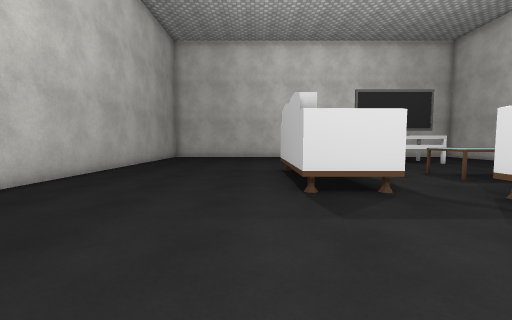
view 1 (above)

23 first-person views from a walk through a 3-D level made in the Unity game engine. The camera is 1.2 m above the floor, tilts 4° down and sees 90° across. The floor is counted in squares, 1 m on a side. Each view is taken from the middle of a square. On the plan, view 1 faces up. The plan holds only what a view shows up to about 12 squares ahead; the rest is blank. The place goes on beyond the plan. The player is left out. Some surface patterns are stand-ins.

view 2
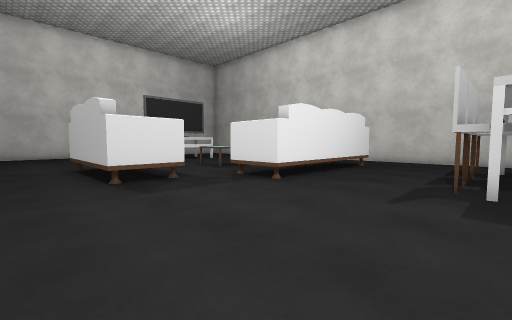

view 3
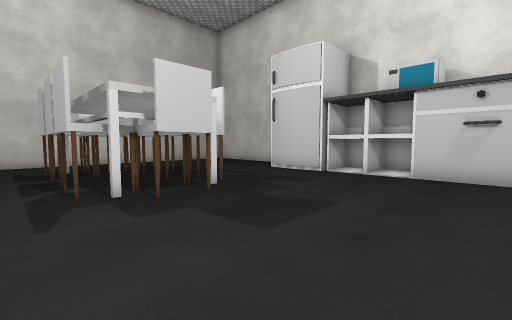

view 4
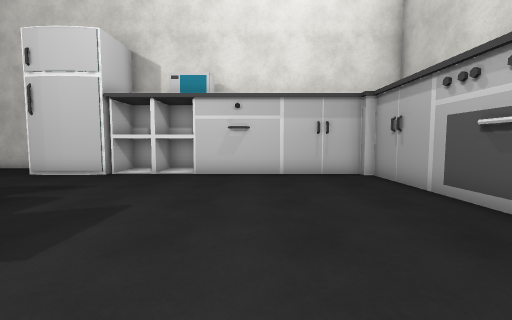

view 5
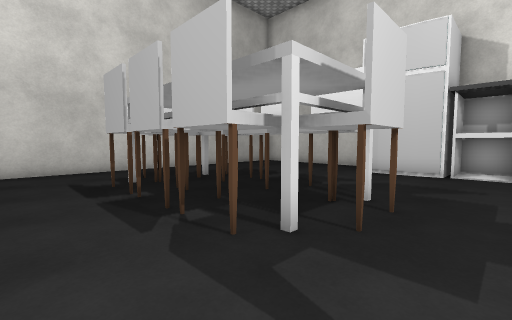

view 6
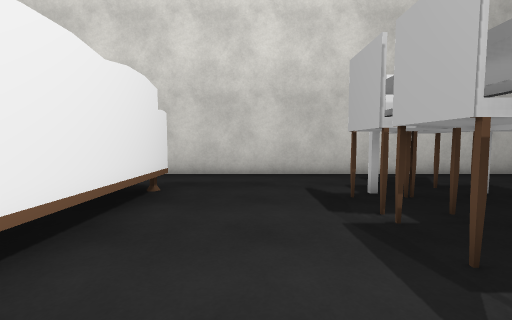

view 7
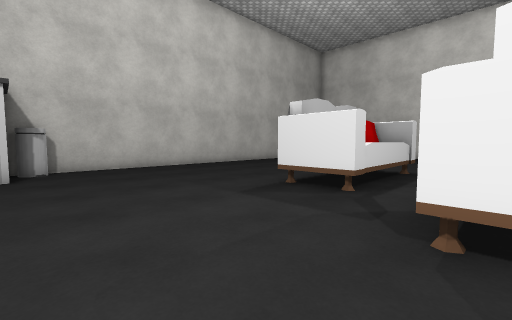

view 8
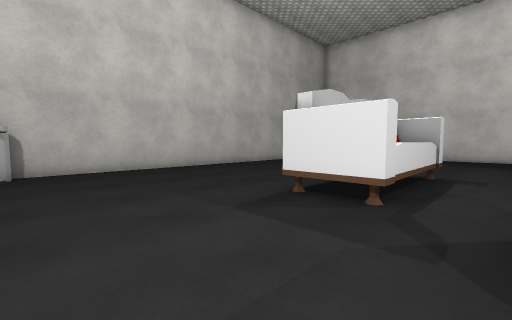

view 9
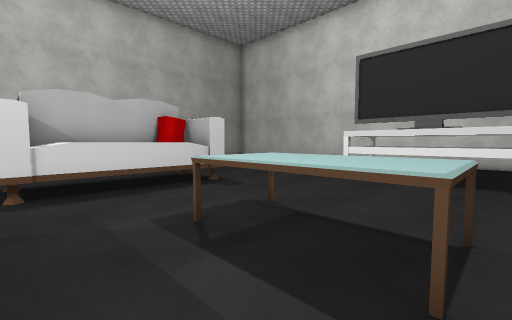

view 10
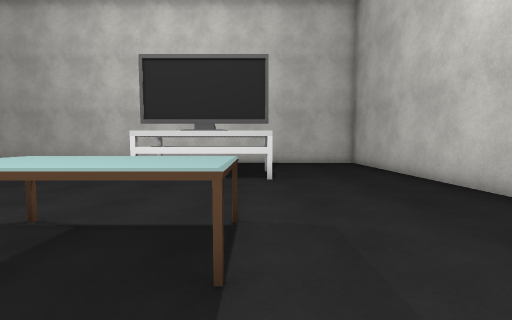

view 11
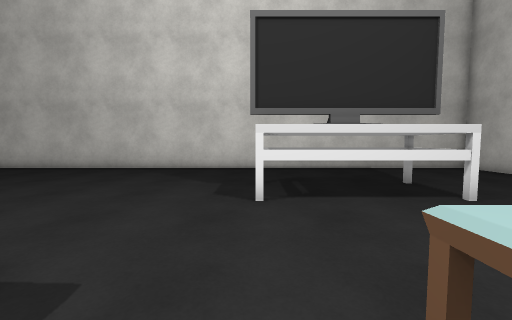

view 12
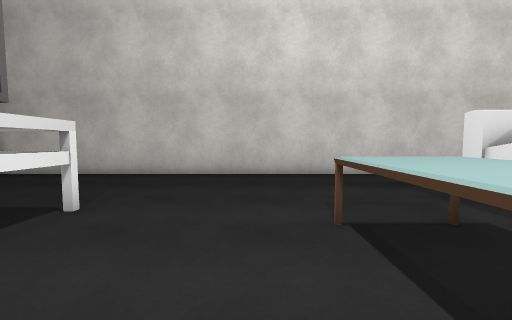

view 13
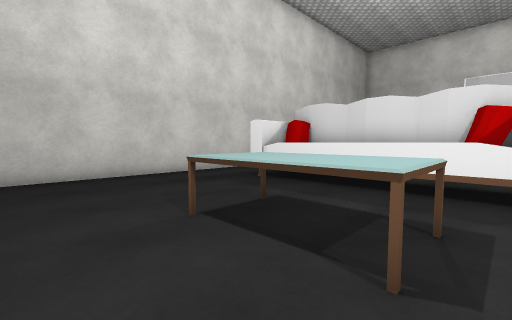

view 14
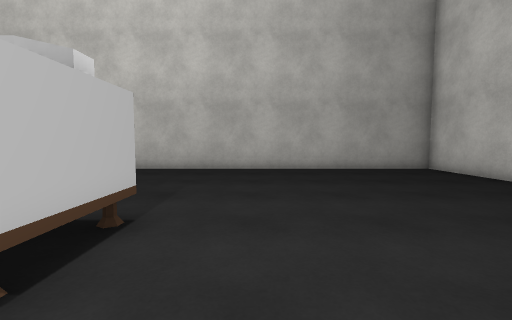

view 15
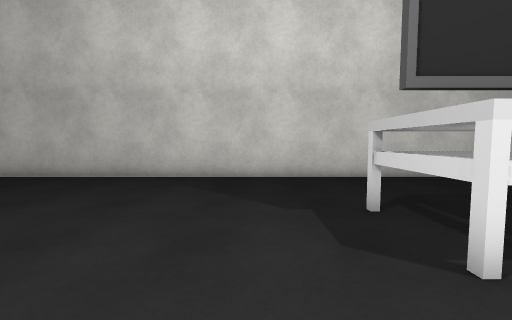

view 16
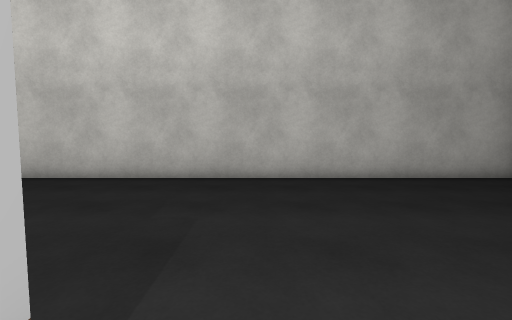

view 17
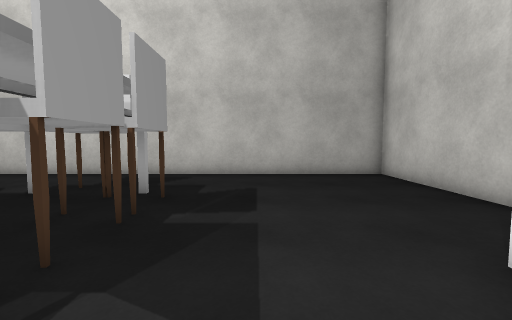

view 18
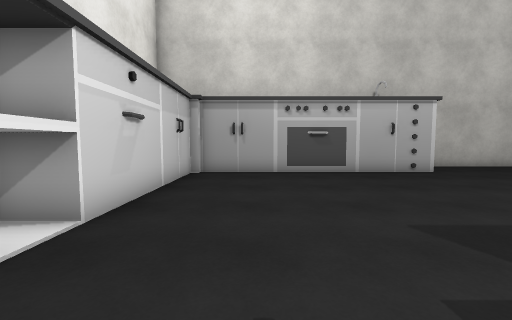

view 19
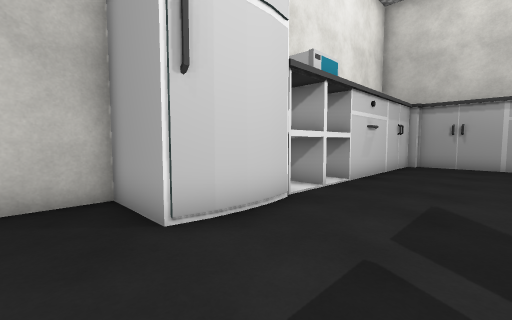

view 20
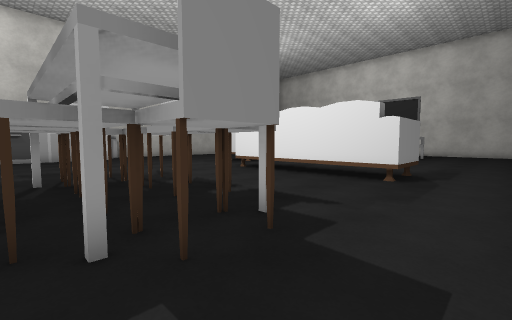

view 21
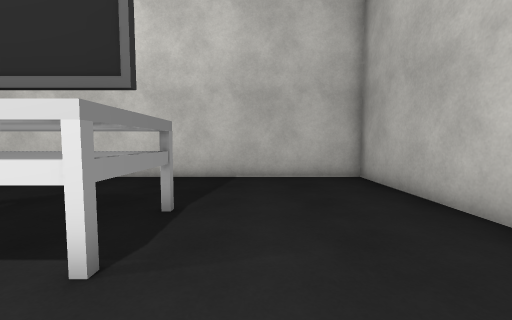

view 22
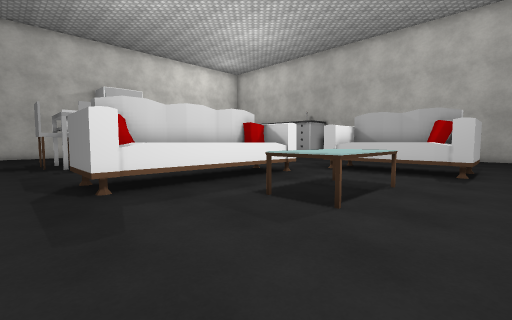

view 23
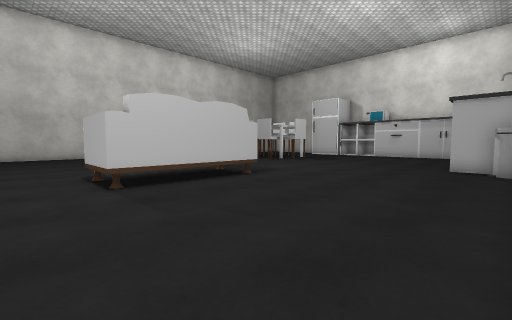

### Floor plan
Key: @ floor where view 1 was taken; # wall or solid block; . floor; ^ raised ledge; S sofa; C chair; F fridge; T thing the floor can be seen under or through; O other object.
Columns run from 7 left of view 1 to 16 right of it. Each row starts with its distance up from view 1.
 21 ########################
 20 #......................#
 19 #......................#
 18 #......................#
 17 #......................#
 16 #............TTTTT.....#
 15 #............T TTT.....#
 14 #............TTTTT.....#
 13 #......................#
 12 #......................#
 11 #.......SSS............#
 10 #.......SSS...OOO......#
  9 #.......SSS...OOOO.....#
  8 #.......SSS...OOOO.....#
  7 #.......SSS............#
  6 #.......SSS............#
  5 #...........#^^^^^^##..#
  4 #...........###^^^###..#
  3 #............#######...#
  2 #......................#
  1 ##.....................#
  0 ####...@...............#
 -1    #..........CCCCC....#
 -2    #.........#######...#
 -3    #........CC#####CC..#
 -4    #.........#######...#
 -5    #..........CCCCC....#
 -6    #...................#
 -7    #...................#
 -8    #...................#
 -9    #.........FFF.......#
-10    #######^^^F F.......#
-11          ####F F.......#
-12                #########

Where each view was taken, in squares from view 1:
view 1: 0 up, 0 right, facing up
view 2: 2 down, 1 left, facing up-right
view 3: 0 up, 0 right, facing down-right
view 4: 0 up, 0 right, facing down
view 5: 1 up, 4 right, facing down-right
view 6: 1 up, 6 right, facing right
view 7: 0 up, 6 right, facing up-left
view 8: 1 up, 5 right, facing up-left
view 9: 6 up, 10 right, facing up-left
view 10: 6 up, 10 right, facing up
view 11: 9 up, 6 right, facing up
view 12: 11 up, 6 right, facing right
view 13: 12 up, 6 right, facing down-right
view 14: 13 up, 5 right, facing left
view 15: 12 up, 4 right, facing up
view 16: 12 up, 2 right, facing left
view 17: 7 down, 6 right, facing right
view 18: 7 down, 6 right, facing left
view 19: 6 down, 10 right, facing down-left
view 20: 5 down, 15 right, facing up-left
view 21: 12 up, 12 right, facing up
view 22: 12 up, 14 right, facing down-left
view 23: 13 up, 6 left, facing down-right
